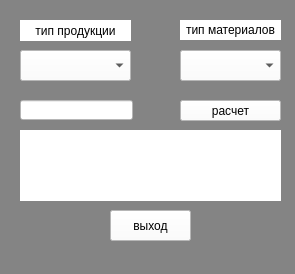
<?xml version="1.0" encoding="UTF-8"?>
<ui version="4.0">
 <class>MainWindow</class>
 <widget class="QMainWindow" name="MainWindow">
  <property name="geometry">
   <rect>
    <x>0</x>
    <y>0</y>
    <width>295</width>
    <height>274</height>
   </rect>
  </property>
  <property name="windowTitle">
   <string>MainWindow</string>
  </property>
  <property name="styleSheet">
   <string notr="true">background-color: rgb(132, 132, 132);</string>
  </property>
  <widget class="QWidget" name="centralwidget">
   <widget class="QPushButton" name="pushButton">
    <property name="geometry">
     <rect>
      <x>180</x>
      <y>100</y>
      <width>101</width>
      <height>21</height>
     </rect>
    </property>
    <property name="styleSheet">
     <string notr="true">background-color: rgb(255, 255, 255);</string>
    </property>
    <property name="text">
     <string>расчет</string>
    </property>
   </widget>
   <widget class="QLabel" name="label">
    <property name="geometry">
     <rect>
      <x>20</x>
      <y>20</y>
      <width>111</width>
      <height>21</height>
     </rect>
    </property>
    <property name="styleSheet">
     <string notr="true">background-color: rgb(255, 255, 255);</string>
    </property>
    <property name="text">
     <string>тип продукции</string>
    </property>
    <property name="alignment">
     <set>Qt::AlignCenter</set>
    </property>
   </widget>
   <widget class="QLabel" name="label_2">
    <property name="geometry">
     <rect>
      <x>180</x>
      <y>20</y>
      <width>101</width>
      <height>20</height>
     </rect>
    </property>
    <property name="styleSheet">
     <string notr="true">background-color: rgb(255, 255, 255);</string>
    </property>
    <property name="text">
     <string>тип материалов</string>
    </property>
    <property name="alignment">
     <set>Qt::AlignCenter</set>
    </property>
   </widget>
   <widget class="QComboBox" name="comboBox">
    <property name="geometry">
     <rect>
      <x>20</x>
      <y>50</y>
      <width>111</width>
      <height>31</height>
     </rect>
    </property>
    <property name="styleSheet">
     <string notr="true">background-color: rgb(255, 255, 255);</string>
    </property>
   </widget>
   <widget class="QComboBox" name="comboBox_2">
    <property name="geometry">
     <rect>
      <x>180</x>
      <y>50</y>
      <width>101</width>
      <height>31</height>
     </rect>
    </property>
    <property name="styleSheet">
     <string notr="true">background-color: rgb(255, 255, 255);</string>
    </property>
   </widget>
   <widget class="QLineEdit" name="lineEdit">
    <property name="geometry">
     <rect>
      <x>20</x>
      <y>100</y>
      <width>113</width>
      <height>20</height>
     </rect>
    </property>
    <property name="styleSheet">
     <string notr="true">background-color: rgb(255, 255, 255);</string>
    </property>
   </widget>
   <widget class="QPushButton" name="pushButton_2">
    <property name="geometry">
     <rect>
      <x>110</x>
      <y>210</y>
      <width>81</width>
      <height>31</height>
     </rect>
    </property>
    <property name="styleSheet">
     <string notr="true">background-color: rgb(255, 255, 255);</string>
    </property>
    <property name="text">
     <string>выход</string>
    </property>
   </widget>
   <widget class="QLabel" name="label_3">
    <property name="geometry">
     <rect>
      <x>20</x>
      <y>130</y>
      <width>261</width>
      <height>71</height>
     </rect>
    </property>
    <property name="styleSheet">
     <string notr="true">background-color: rgb(255, 255, 255);</string>
    </property>
    <property name="text">
     <string/>
    </property>
    <property name="textFormat">
     <enum>Qt::AutoText</enum>
    </property>
    <property name="alignment">
     <set>Qt::AlignLeading|Qt::AlignLeft|Qt::AlignVCenter</set>
    </property>
   </widget>
  </widget>
  <widget class="QMenuBar" name="menubar">
   <property name="geometry">
    <rect>
     <x>0</x>
     <y>0</y>
     <width>295</width>
     <height>21</height>
    </rect>
   </property>
  </widget>
  <widget class="QStatusBar" name="statusbar"/>
 </widget>
 <resources/>
 <connections/>
</ui>
